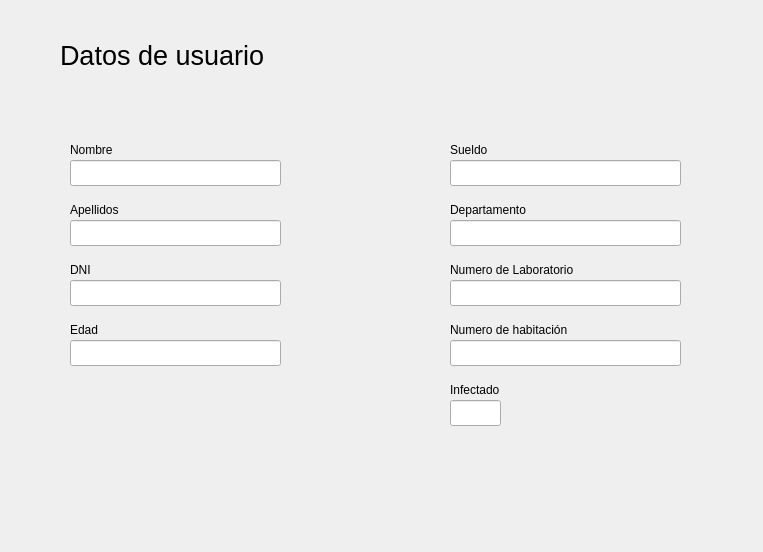
<?xml version="1.0" encoding="UTF-8"?>
<ui version="4.0">
 <class>VentanaDatosUsuario</class>
 <widget class="QDialog" name="VentanaDatosUsuario">
  <property name="geometry">
   <rect>
    <x>0</x>
    <y>0</y>
    <width>763</width>
    <height>552</height>
   </rect>
  </property>
  <property name="windowTitle">
   <string>Dialog</string>
  </property>
  <widget class="QLineEdit" name="NLab">
   <property name="geometry">
    <rect>
     <x>450</x>
     <y>280</y>
     <width>231</width>
     <height>26</height>
    </rect>
   </property>
  </widget>
  <widget class="QLineEdit" name="Infectado">
   <property name="geometry">
    <rect>
     <x>450</x>
     <y>400</y>
     <width>51</width>
     <height>26</height>
    </rect>
   </property>
  </widget>
  <widget class="QLabel" name="label_6">
   <property name="geometry">
    <rect>
     <x>450</x>
     <y>140</y>
     <width>63</width>
     <height>20</height>
    </rect>
   </property>
   <property name="text">
    <string>Sueldo</string>
   </property>
  </widget>
  <widget class="QLineEdit" name="NHab">
   <property name="geometry">
    <rect>
     <x>450</x>
     <y>340</y>
     <width>231</width>
     <height>26</height>
    </rect>
   </property>
  </widget>
  <widget class="QLabel" name="label_3">
   <property name="geometry">
    <rect>
     <x>70</x>
     <y>200</y>
     <width>63</width>
     <height>20</height>
    </rect>
   </property>
   <property name="text">
    <string>Apellidos</string>
   </property>
  </widget>
  <widget class="QLineEdit" name="Apellidos">
   <property name="geometry">
    <rect>
     <x>70</x>
     <y>220</y>
     <width>211</width>
     <height>26</height>
    </rect>
   </property>
  </widget>
  <widget class="QLabel" name="label_4">
   <property name="geometry">
    <rect>
     <x>70</x>
     <y>260</y>
     <width>63</width>
     <height>20</height>
    </rect>
   </property>
   <property name="text">
    <string>DNI</string>
   </property>
  </widget>
  <widget class="QLineEdit" name="Nombre">
   <property name="geometry">
    <rect>
     <x>70</x>
     <y>160</y>
     <width>211</width>
     <height>26</height>
    </rect>
   </property>
  </widget>
  <widget class="QLabel" name="label_10">
   <property name="geometry">
    <rect>
     <x>450</x>
     <y>380</y>
     <width>63</width>
     <height>20</height>
    </rect>
   </property>
   <property name="text">
    <string>Infectado</string>
   </property>
  </widget>
  <widget class="QLabel" name="label">
   <property name="geometry">
    <rect>
     <x>60</x>
     <y>30</y>
     <width>271</width>
     <height>51</height>
    </rect>
   </property>
   <property name="font">
    <font>
     <pointsize>20</pointsize>
    </font>
   </property>
   <property name="text">
    <string>Datos de usuario</string>
   </property>
  </widget>
  <widget class="QLabel" name="label_2">
   <property name="geometry">
    <rect>
     <x>70</x>
     <y>140</y>
     <width>63</width>
     <height>20</height>
    </rect>
   </property>
   <property name="text">
    <string>Nombre</string>
   </property>
  </widget>
  <widget class="QLabel" name="label_7">
   <property name="geometry">
    <rect>
     <x>450</x>
     <y>200</y>
     <width>101</width>
     <height>20</height>
    </rect>
   </property>
   <property name="text">
    <string>Departamento</string>
   </property>
  </widget>
  <widget class="QLabel" name="label_8">
   <property name="geometry">
    <rect>
     <x>450</x>
     <y>260</y>
     <width>171</width>
     <height>20</height>
    </rect>
   </property>
   <property name="text">
    <string>Numero de Laboratorio</string>
   </property>
  </widget>
  <widget class="QLineEdit" name="Sueldo">
   <property name="geometry">
    <rect>
     <x>450</x>
     <y>160</y>
     <width>231</width>
     <height>26</height>
    </rect>
   </property>
  </widget>
  <widget class="QLineEdit" name="DNI">
   <property name="geometry">
    <rect>
     <x>70</x>
     <y>280</y>
     <width>211</width>
     <height>26</height>
    </rect>
   </property>
  </widget>
  <widget class="QLineEdit" name="Departamento">
   <property name="geometry">
    <rect>
     <x>450</x>
     <y>220</y>
     <width>231</width>
     <height>26</height>
    </rect>
   </property>
  </widget>
  <widget class="QLabel" name="label_9">
   <property name="geometry">
    <rect>
     <x>450</x>
     <y>320</y>
     <width>161</width>
     <height>20</height>
    </rect>
   </property>
   <property name="text">
    <string>Numero de habitación</string>
   </property>
  </widget>
  <widget class="QLineEdit" name="Edad">
   <property name="geometry">
    <rect>
     <x>70</x>
     <y>340</y>
     <width>211</width>
     <height>26</height>
    </rect>
   </property>
  </widget>
  <widget class="QLabel" name="label_5">
   <property name="geometry">
    <rect>
     <x>70</x>
     <y>320</y>
     <width>63</width>
     <height>20</height>
    </rect>
   </property>
   <property name="text">
    <string>Edad</string>
   </property>
  </widget>
 </widget>
 <resources/>
 <connections/>
</ui>
